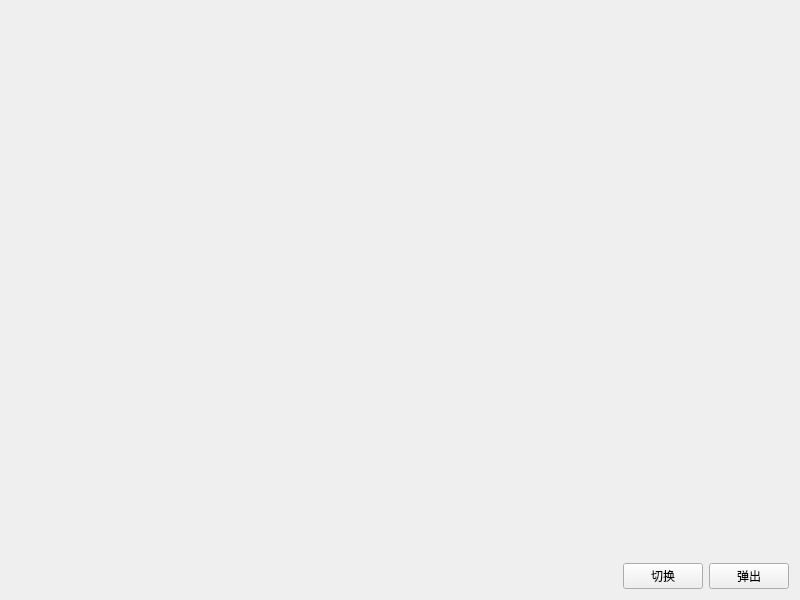
<?xml version="1.0" encoding="UTF-8"?>
<ui version="4.0">
 <class>frmShadowWidget</class>
 <widget class="QWidget" name="frmShadowWidget">
  <property name="geometry">
   <rect>
    <x>0</x>
    <y>0</y>
    <width>800</width>
    <height>600</height>
   </rect>
  </property>
  <property name="windowTitle">
   <string>Form</string>
  </property>
  <layout class="QVBoxLayout" name="verticalLayout">
   <item>
    <layout class="QGridLayout" name="gridLayout">
     <item row="0" column="0">
      <widget class="ShadowWidget" name="shadowWidget1" native="true">
       <property name="sizePolicy">
        <sizepolicy hsizetype="Preferred" vsizetype="Expanding">
         <horstretch>0</horstretch>
         <verstretch>0</verstretch>
        </sizepolicy>
       </property>
      </widget>
     </item>
     <item row="0" column="1">
      <widget class="ShadowWidget" name="shadowWidget2" native="true">
       <property name="sizePolicy">
        <sizepolicy hsizetype="Preferred" vsizetype="Expanding">
         <horstretch>0</horstretch>
         <verstretch>0</verstretch>
        </sizepolicy>
       </property>
      </widget>
     </item>
     <item row="1" column="0">
      <widget class="ShadowWidget" name="shadowWidget3" native="true">
       <property name="sizePolicy">
        <sizepolicy hsizetype="Preferred" vsizetype="Expanding">
         <horstretch>0</horstretch>
         <verstretch>0</verstretch>
        </sizepolicy>
       </property>
      </widget>
     </item>
     <item row="1" column="1">
      <widget class="ShadowWidget" name="shadowWidget4" native="true">
       <property name="sizePolicy">
        <sizepolicy hsizetype="Preferred" vsizetype="Expanding">
         <horstretch>0</horstretch>
         <verstretch>0</verstretch>
        </sizepolicy>
       </property>
      </widget>
     </item>
    </layout>
   </item>
   <item>
    <layout class="QHBoxLayout" name="horizontalLayout">
     <item>
      <spacer name="horizontalSpacer">
       <property name="orientation">
        <enum>Qt::Horizontal</enum>
       </property>
       <property name="sizeHint" stdset="0">
        <size>
         <width>40</width>
         <height>20</height>
        </size>
       </property>
      </spacer>
     </item>
     <item>
      <widget class="QPushButton" name="btnChange">
       <property name="text">
        <string>切换</string>
       </property>
      </widget>
     </item>
     <item>
      <widget class="QPushButton" name="btnShow">
       <property name="text">
        <string>弹出</string>
       </property>
      </widget>
     </item>
    </layout>
   </item>
  </layout>
 </widget>
 <customwidgets>
  <customwidget>
   <class>ShadowWidget</class>
   <extends>QWidget</extends>
   <header>shadowwidget.h</header>
   <container>1</container>
  </customwidget>
 </customwidgets>
 <resources/>
 <connections/>
</ui>
